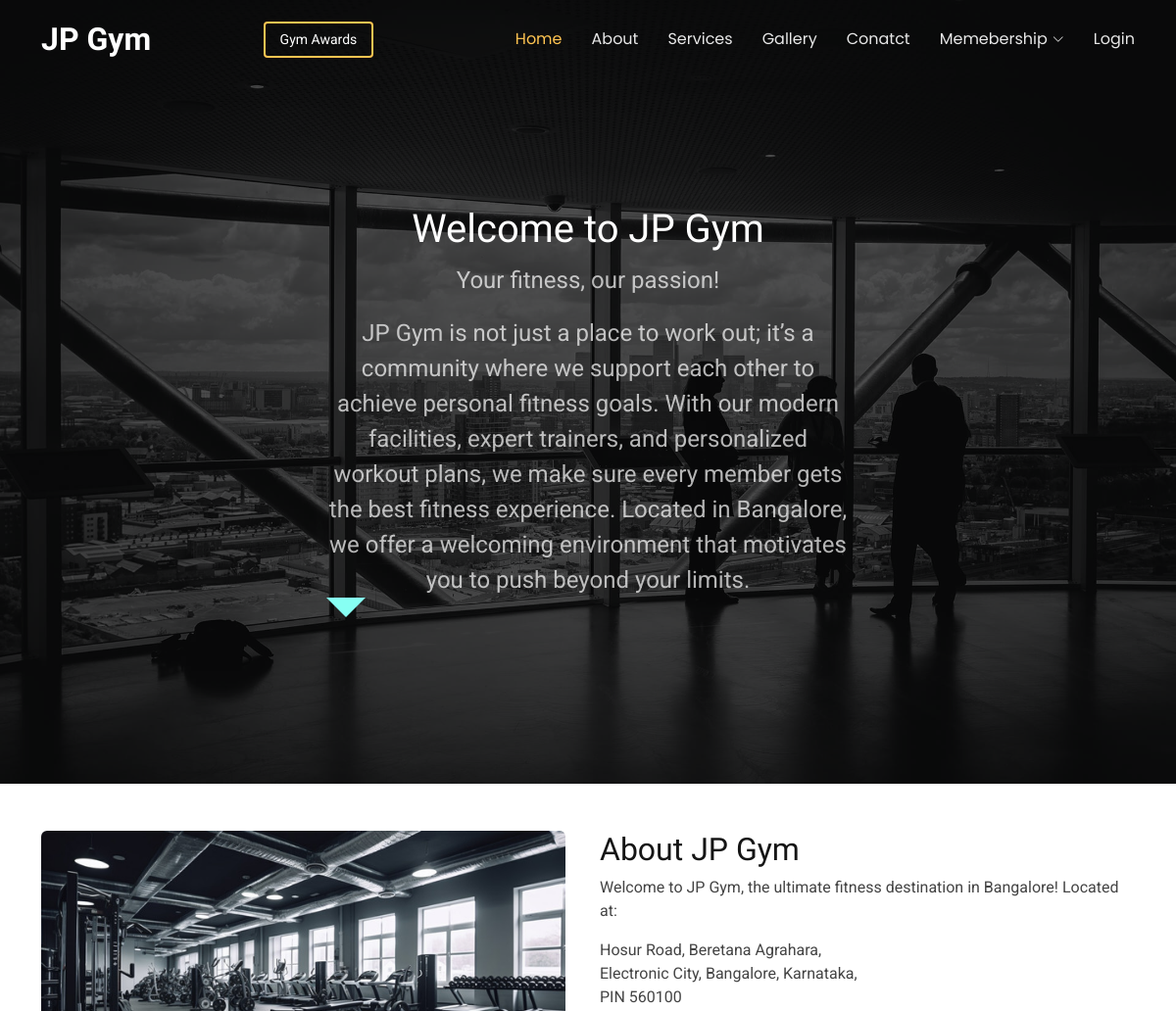
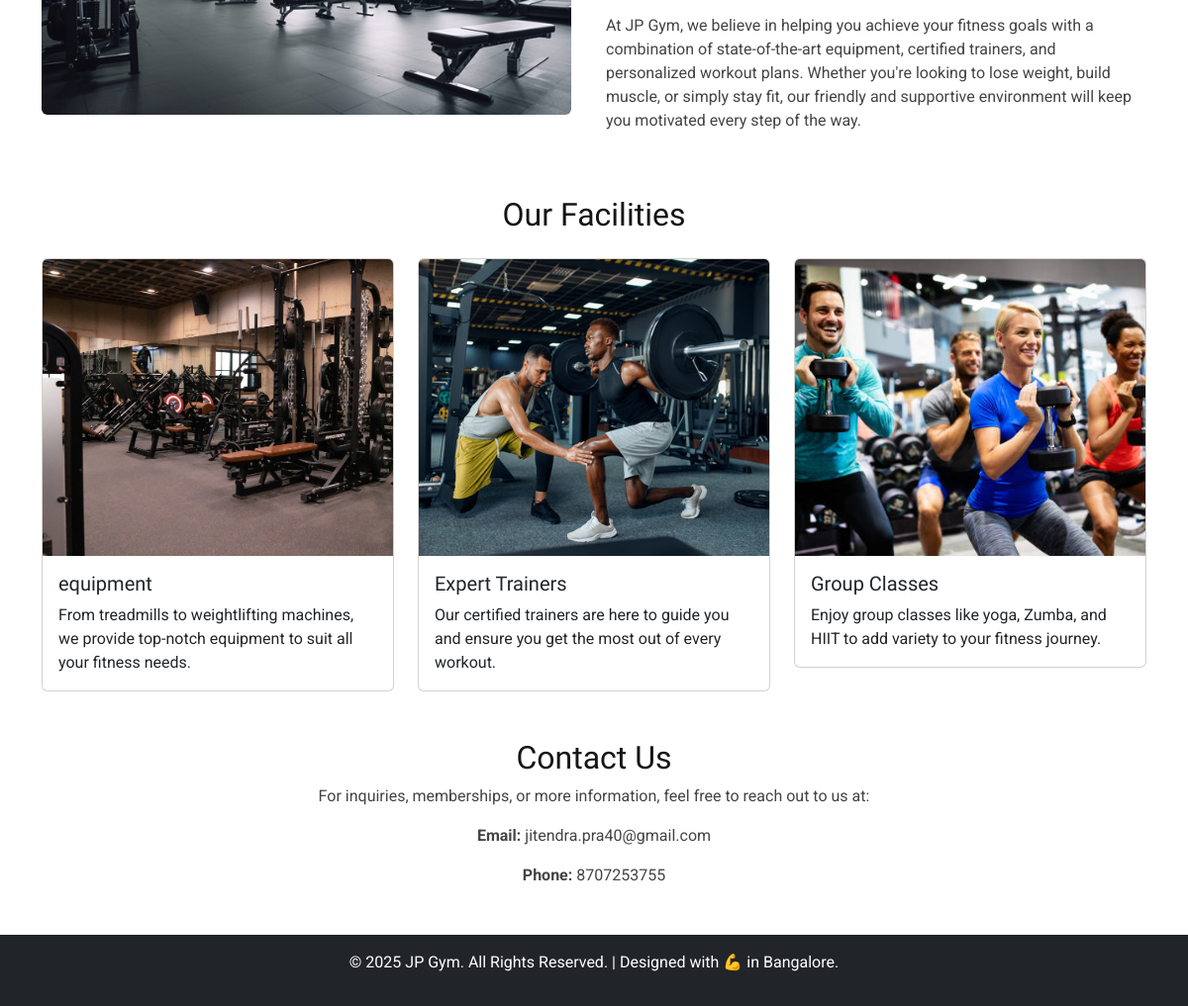
/about, run on the app's committed database (2 pictures, top to bottom).
### authapp/models.py (models this page shows, shortened)
class GymImage(models.Model):
    title = models.CharField(max_length=255)
    image = models.ImageField(upload_to='images/')
    description = models.TextField(blank=True, null=True)

class GymAddress(models.Model):
    title = models.CharField(max_length=255)
    title_des = models.TextField()
    address = models.TextField()
    description = models.TextField()

class Facility(models.Model):
    title = models.CharField(max_length=255)
    description = models.TextField()
    image = models.ImageField(upload_to='facilities/')

class GymContact(models.Model):
    email = models.EmailField()
    phone = models.CharField(max_length=10)

### authapp/views.py (the view)
# urls.py: path('about', views.about_us, name='about_us'),
def about_us(request):
    gym_images = GymImage.objects.all()
    contacts = GymContact.objects.all()
    facilities = Facility.objects.all()
    gym_address = GymAddress.objects.all()
    return render(request, 'about.html', {
        'gym_images': gym_images,
        'contacts': contacts,
        'facilities': facilities,
        'gym_address': gym_address,
    })

### templates/about.html (shortened to what this page needs)
{% extends 'base.html' %}
{% block head %}
<div>
    <h1>Welcome to JP Gym</h1>
    <p>Your fitness, our passion!</p>
</div>
<div class= "container">
    <div class="row mt-2 d-flex justify-content-center algin-item-center">
    <div class="col-md-6">
      <p>
        JP Gym is not just a place to work out; it’s a community where we support each other to achieve personal fitness goals. With our modern facilities, expert trainers, and personalized workout plans, we make sure every member gets the best fitness experience. Located in Bangalore, we offer a welcoming environment that motivates you to push beyond your limits.
      </p>
      <div class="arrow-down"></div>
    </div>
    </div>
  </div>
{% endblock head %}
{% block body %}
<div class="container my-5">
    <div class="row">
        <div class="col-md-6">
        {% for img in gym_images %}
            <img src="{{ img.image.url }}" alt="{{ img.title }}" class="img-fluid rounded" style="height: 300px; object-fit: cover;">
        {% endfor %}
        </div>
        <div class="col-md-6">
            {% for address in gym_address %}
            <h2>About JP Gym</h2>
            <p>{{address.title_des}}</p>
            <address>
                {{address.address|linebreaks}}
            </address>
            <p>
                {{address.description}}
            {% endfor %}
        </div>
    </div>
</div>
<div class="container my-5">
    <h2 class="text-center mb-4">Our Facilities</h2>
    <div class="row">
        {% for facility in facilities %}
        <div class="col-md-4">
            <div class="card">
                <img src="{{ facility.image.url }}" class="card-img-top" alt="{{ facilities.title }}" style="height: 300px; object-fit: cover;">
                <div class="card-body">
                    <h5 class="card-title">{{ facility.title }}</h5>
                    <p class="card-text">{{ facility.description }}</p>
                </div>
            </div>
        </div>
        {% endfor %}
    </div>
</div>
<div class="container my-5 text-center">
    <h2>Contact Us</h2>
    <p>For inquiries, memberships, or more information, feel free to reach out to us at:</p>
    {% for contact in contacts %}
    <p><strong>Email:</strong> {{ contact.email }}</p>
    <p><strong>Phone:</strong> {{ contact.phone }}</p>
    {% endfor %}
</div>
<footer class="bg-dark text-white text-center py-3">
    <p>© 2025 JP Gym. All Rights Reserved. | Designed with 💪 in Bangalore.</p>
</footer>
{% endblock body %}

### static/assets/css/main.css (style rules this page uses)
:root { --default-font: "Roboto", system-ui, -apple-system, "Segoe UI", Roboto, "Helvetica Neue", Arial, "Noto Sans", "Liberation Sans", sans-serif, "Apple Color Emoji", "Segoe UI Emoji", "Segoe UI Symbol", "Noto Color Emoji"; --heading-font: "Raleway", sans-serif; --nav-font: "Poppins", sans-serif; }
:root { --background-color: #ffffff; --default-color: #444444; --heading-color: #151515; --accent-color: #ffc451; --surface-color: #ffffff; --contrast-color: #312f2f; }
:root { --nav-color: rgba(255, 255, 255, 0.905); --nav-hover-color: #ffc451; --nav-mobile-background-color: #ffffff; --nav-dropdown-background-color: #ffffff; --nav-dropdown-color: #212529; --nav-dropdown-hover-color: #ffc451; }
:root { scroll-behavior: smooth; }
body { color: var(--default-color); background-color: var(--background-color); font-family: var(--default-font); }
h1, h2, h3, h4, h5, h6 { color: var(--heading-color); font-family: var(--heading-font); }
.hero .container { position: relative; z-index: 3; }
.hero p { margin: 10px 0 0 0; font-size: 24px; color: color-mix(in srgb, var(--default-color), transparent 30%); }

### templates/about.html (style rules this page uses)
.arrow-down { width: 0; height: 0; border-left: 20px solid transparent; border-right: 20px solid transparent; border-top: 20px solid rgb(135, 255, 243); transition: transform 0.3s ease, border-top-color 0.3s ease, box-shadow 0.3s ease; animation: moveDown 2s infinite alternate, glow 1.5s ease-in-out infinite; }

### data on the page
GymImage: image (picture)
GymAddress: title_des "Welcome to JP Gym, the ultimate fitness destination in Bangalore! Located at:", address "Hosur Road, Beretana Agrahara, Electronic City, Bangalore, Karnataka, PIN 560100", description "At JP Gym, we believe in helping you achieve your fitness goals with a combination of state-of-the-art equipment, certified trainers, and personalized workout plans. Whether you're looking to lose weight, build muscle, or simply stay fit, our friendly and supportive environment will keep you motivated every step of the way."
Facility: image (picture), title "equipment", description "From treadmills to weightlifting machines, we provide top-notch equipment to suit all your fitness needs."
Facility: image (picture), title "Expert Trainers", description "Our certified trainers are here to guide you and ensure you get the most out of every workout."
Facility: image (picture), title "Group Classes", description "Enjoy group classes like yoga, Zumba, and HIIT to add variety to your fitness journey."
GymContact: email "jitendra.pra40@gmail.com", phone "8707253755"
